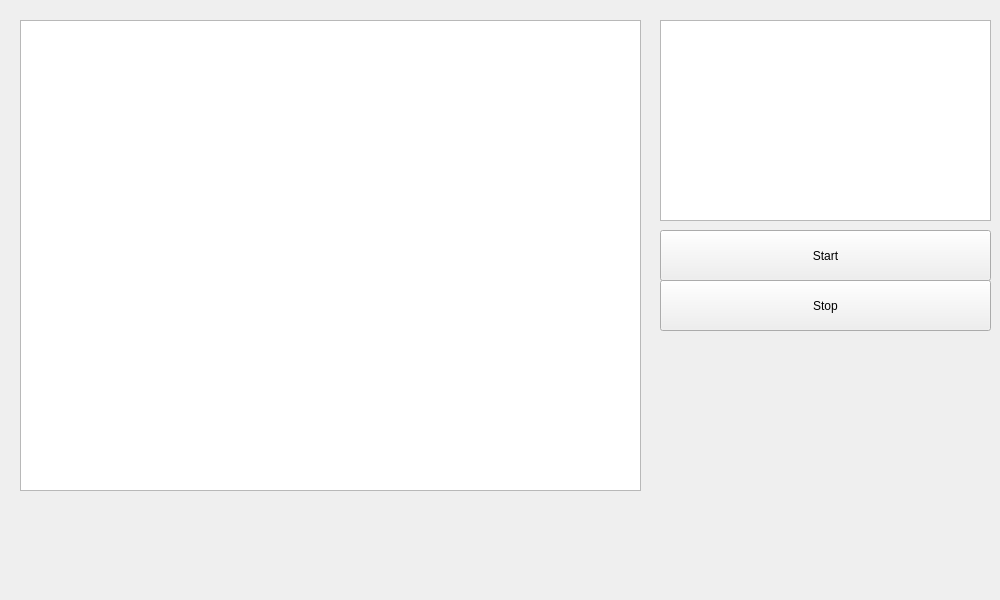
<?xml version="1.0" encoding="UTF-8"?>
<ui version="4.0">
 <class>View</class>
 <widget class="QWidget" name="View">
  <property name="enabled">
   <bool>true</bool>
  </property>
  <property name="geometry">
   <rect>
    <x>0</x>
    <y>0</y>
    <width>1000</width>
    <height>600</height>
   </rect>
  </property>
  <property name="windowTitle">
   <string>View</string>
  </property>
  <widget class="QGraphicsView" name="map">
   <property name="geometry">
    <rect>
     <x>20</x>
     <y>20</y>
     <width>621</width>
     <height>471</height>
    </rect>
   </property>
  </widget>
  <widget class="QChartView" name="chart_view">
   <property name="geometry">
    <rect>
     <x>660</x>
     <y>20</y>
     <width>331</width>
     <height>201</height>
    </rect>
   </property>
  </widget>
  <widget class="QPushButton" name="start_button">
   <property name="geometry">
    <rect>
     <x>660</x>
     <y>230</y>
     <width>331</width>
     <height>51</height>
    </rect>
   </property>
   <property name="text">
    <string>Start</string>
   </property>
  </widget>
  <widget class="QPushButton" name="stop_button">
   <property name="geometry">
    <rect>
     <x>660</x>
     <y>280</y>
     <width>331</width>
     <height>51</height>
    </rect>
   </property>
   <property name="text">
    <string>Stop</string>
   </property>
  </widget>
 </widget>
 <customwidgets>
  <customwidget>
   <class>QChartView</class>
   <extends>QGraphicsView</extends>
   <header>QtCharts</header>
  </customwidget>
 </customwidgets>
 <resources/>
 <connections/>
</ui>
